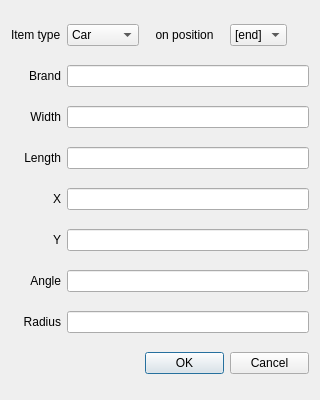
<?xml version="1.0" encoding="UTF-8"?>
<ui version="4.0">
 <class>CarDialog</class>
 <widget class="QDialog" name="CarDialog">
  <property name="geometry">
   <rect>
    <x>0</x>
    <y>0</y>
    <width>320</width>
    <height>400</height>
   </rect>
  </property>
  <property name="minimumSize">
   <size>
    <width>320</width>
    <height>400</height>
   </size>
  </property>
  <property name="windowTitle">
   <string>Dialog</string>
  </property>
  <layout class="QGridLayout" name="gridLayout">
   <item row="0" column="0">
    <widget class="QLabel" name="label">
     <property name="text">
      <string>Item type</string>
     </property>
    </widget>
   </item>
   <item row="2" column="0">
    <widget class="QLabel" name="label_3">
     <property name="text">
      <string>Width</string>
     </property>
     <property name="alignment">
      <set>Qt::AlignRight|Qt::AlignTrailing|Qt::AlignVCenter</set>
     </property>
    </widget>
   </item>
   <item row="1" column="0">
    <widget class="QLabel" name="label_2">
     <property name="layoutDirection">
      <enum>Qt::LeftToRight</enum>
     </property>
     <property name="text">
      <string>Brand</string>
     </property>
     <property name="alignment">
      <set>Qt::AlignRight|Qt::AlignTrailing|Qt::AlignVCenter</set>
     </property>
    </widget>
   </item>
   <item row="4" column="0">
    <widget class="QLabel" name="label_5">
     <property name="text">
      <string>X</string>
     </property>
     <property name="alignment">
      <set>Qt::AlignRight|Qt::AlignTrailing|Qt::AlignVCenter</set>
     </property>
    </widget>
   </item>
   <item row="6" column="0">
    <widget class="QLabel" name="label_7">
     <property name="text">
      <string>Angle</string>
     </property>
     <property name="alignment">
      <set>Qt::AlignRight|Qt::AlignTrailing|Qt::AlignVCenter</set>
     </property>
    </widget>
   </item>
   <item row="0" column="1">
    <widget class="QComboBox" name="comboBox">
     <item>
      <property name="text">
       <string>Car</string>
      </property>
     </item>
     <item>
      <property name="text">
       <string>Podium</string>
      </property>
     </item>
    </widget>
   </item>
   <item row="8" column="0">
    <widget class="QLabel" name="label_8">
     <property name="text">
      <string>Radius</string>
     </property>
     <property name="alignment">
      <set>Qt::AlignRight|Qt::AlignTrailing|Qt::AlignVCenter</set>
     </property>
    </widget>
   </item>
   <item row="5" column="0">
    <widget class="QLabel" name="label_6">
     <property name="text">
      <string>Y</string>
     </property>
     <property name="alignment">
      <set>Qt::AlignRight|Qt::AlignTrailing|Qt::AlignVCenter</set>
     </property>
    </widget>
   </item>
   <item row="3" column="0">
    <widget class="QLabel" name="label_4">
     <property name="text">
      <string>Length</string>
     </property>
     <property name="alignment">
      <set>Qt::AlignRight|Qt::AlignTrailing|Qt::AlignVCenter</set>
     </property>
    </widget>
   </item>
   <item row="1" column="1" colspan="3">
    <widget class="QLineEdit" name="brandEdit"/>
   </item>
   <item row="2" column="1" colspan="3">
    <widget class="QLineEdit" name="widthEdit"/>
   </item>
   <item row="3" column="1" colspan="3">
    <widget class="QLineEdit" name="lengthEdit"/>
   </item>
   <item row="4" column="1" colspan="3">
    <widget class="QLineEdit" name="xEdit"/>
   </item>
   <item row="5" column="1" colspan="3">
    <widget class="QLineEdit" name="yEdit"/>
   </item>
   <item row="6" column="1" colspan="3">
    <widget class="QLineEdit" name="angleEdit"/>
   </item>
   <item row="8" column="1" colspan="3">
    <widget class="QLineEdit" name="radiusEdit"/>
   </item>
   <item row="9" column="2">
    <widget class="QPushButton" name="okButton">
     <property name="enabled">
      <bool>true</bool>
     </property>
     <property name="text">
      <string>OK</string>
     </property>
    </widget>
   </item>
   <item row="9" column="3">
    <widget class="QPushButton" name="cancelButton">
     <property name="text">
      <string>Cancel</string>
     </property>
    </widget>
   </item>
   <item row="0" column="2">
    <widget class="QLabel" name="label_9">
     <property name="text">
      <string>on position</string>
     </property>
     <property name="alignment">
      <set>Qt::AlignCenter</set>
     </property>
    </widget>
   </item>
   <item row="0" column="3">
    <widget class="QComboBox" name="posCombo">
     <property name="sizePolicy">
      <sizepolicy hsizetype="Fixed" vsizetype="Fixed">
       <horstretch>0</horstretch>
       <verstretch>0</verstretch>
      </sizepolicy>
     </property>
     <item>
      <property name="text">
       <string>[end]</string>
      </property>
     </item>
    </widget>
   </item>
  </layout>
 </widget>
 <resources/>
 <connections/>
</ui>
